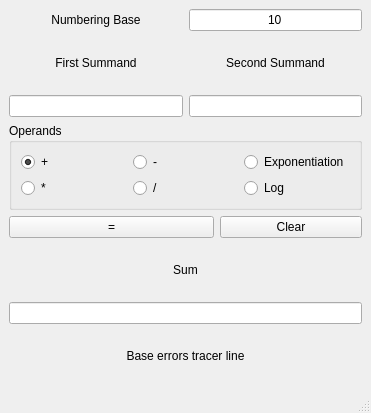
<?xml version="1.0" encoding="UTF-8"?>
<ui version="4.0">
 <class>MainWindow</class>
 <widget class="QMainWindow" name="MainWindow">
  <property name="geometry">
   <rect>
    <x>0</x>
    <y>0</y>
    <width>371</width>
    <height>413</height>
   </rect>
  </property>
  <property name="windowTitle">
   <string>Calculator</string>
  </property>
  <widget class="QWidget" name="centralwidget">
   <layout class="QGridLayout" name="gridLayout">
    <item row="6" column="1" colspan="2">
     <layout class="QHBoxLayout" name="horizontalLayout_3">
      <item>
       <widget class="QPushButton" name="countButton">
        <property name="minimumSize">
         <size>
          <width>205</width>
          <height>0</height>
         </size>
        </property>
        <property name="text">
         <string>=</string>
        </property>
       </widget>
      </item>
      <item>
       <widget class="QPushButton" name="clearButton">
        <property name="text">
         <string>Clear</string>
        </property>
       </widget>
      </item>
     </layout>
    </item>
    <item row="0" column="1">
     <widget class="QLabel" name="numberingLabel">
      <property name="text">
       <string>Numbering Base</string>
      </property>
      <property name="alignment">
       <set>Qt::AlignCenter</set>
      </property>
     </widget>
    </item>
    <item row="0" column="2">
     <widget class="QLineEdit" name="numberingBaseInput">
      <property name="text">
       <string>10</string>
      </property>
      <property name="alignment">
       <set>Qt::AlignCenter</set>
      </property>
      <property name="placeholderText">
       <string/>
      </property>
     </widget>
    </item>
    <item row="1" column="2">
     <widget class="QLabel" name="secondLabel">
      <property name="text">
       <string>Second Summand</string>
      </property>
      <property name="alignment">
       <set>Qt::AlignCenter</set>
      </property>
     </widget>
    </item>
    <item row="5" column="1" colspan="2">
     <widget class="QGroupBox" name="operationsBox">
      <property name="title">
       <string>Operands</string>
      </property>
      <layout class="QGridLayout" name="gridLayout_2">
       <item row="0" column="0">
        <widget class="QRadioButton" name="plusButton">
         <property name="text">
          <string>+</string>
         </property>
         <property name="checked">
          <bool>true</bool>
         </property>
        </widget>
       </item>
       <item row="0" column="2">
        <widget class="QRadioButton" name="expButton">
         <property name="text">
          <string>Exponentiation</string>
         </property>
        </widget>
       </item>
       <item row="1" column="0">
        <widget class="QRadioButton" name="multiplyButton">
         <property name="text">
          <string>*</string>
         </property>
        </widget>
       </item>
       <item row="1" column="2">
        <widget class="QRadioButton" name="logButton">
         <property name="text">
          <string>Log</string>
         </property>
        </widget>
       </item>
       <item row="0" column="1">
        <widget class="QRadioButton" name="minusButton">
         <property name="text">
          <string>-</string>
         </property>
        </widget>
       </item>
       <item row="1" column="1">
        <widget class="QRadioButton" name="divideButton">
         <property name="text">
          <string>/</string>
         </property>
        </widget>
       </item>
      </layout>
     </widget>
    </item>
    <item row="9" column="1" colspan="2">
     <widget class="QLineEdit" name="outputLine">
      <property name="alignment">
       <set>Qt::AlignCenter</set>
      </property>
      <property name="readOnly">
       <bool>true</bool>
      </property>
     </widget>
    </item>
    <item row="2" column="1">
     <widget class="QLineEdit" name="firstInput">
      <property name="whatsThis">
       <string>&lt;html&gt;&lt;head/&gt;&lt;body&gt;&lt;p&gt;&lt;br/&gt;&lt;/p&gt;&lt;/body&gt;&lt;/html&gt;</string>
      </property>
      <property name="alignment">
       <set>Qt::AlignCenter</set>
      </property>
     </widget>
    </item>
    <item row="1" column="1" alignment="Qt::AlignHCenter">
     <widget class="QLabel" name="firstLabel">
      <property name="text">
       <string>First Summand</string>
      </property>
      <property name="alignment">
       <set>Qt::AlignCenter</set>
      </property>
     </widget>
    </item>
    <item row="2" column="2">
     <widget class="QLineEdit" name="secondInput">
      <property name="alignment">
       <set>Qt::AlignCenter</set>
      </property>
     </widget>
    </item>
    <item row="8" column="1" colspan="2">
     <widget class="QLabel" name="outLabel">
      <property name="text">
       <string>Sum</string>
      </property>
      <property name="alignment">
       <set>Qt::AlignCenter</set>
      </property>
     </widget>
    </item>
    <item row="10" column="1" colspan="2">
     <widget class="QLabel" name="baseError">
      <property name="text">
       <string>Base errors tracer line</string>
      </property>
      <property name="alignment">
       <set>Qt::AlignCenter</set>
      </property>
     </widget>
    </item>
   </layout>
  </widget>
  <widget class="QMenuBar" name="menubar">
   <property name="geometry">
    <rect>
     <x>0</x>
     <y>0</y>
     <width>371</width>
     <height>31</height>
    </rect>
   </property>
  </widget>
  <widget class="QStatusBar" name="statusbar"/>
 </widget>
 <resources/>
 <connections/>
</ui>
